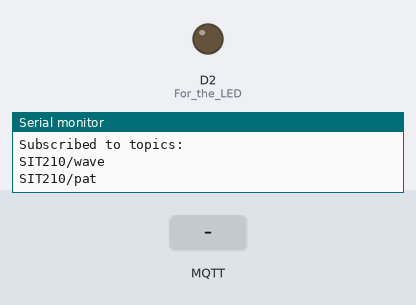
Bench run of a sketch on a simulated Arduino MKR. Parts: output pins drawn as LEDs (lit = HIGH), the last lines printed to the serial monitor. Dashed ring = blinking. Inputs (shaded band) come from the test bench. WiFi joins after 1.5 s; servers stay silent unless stated; no MQTT or app messages arrive unless stated.

Above: at 2.7 s.
2.8 s: MQTT message "1" arrives on the first subscribed topic
At 2.9 s:
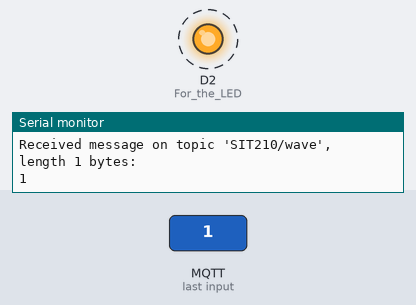
5.8 s: MQTT message "on" arrives on the first subscribed topic
At 7.4 s:
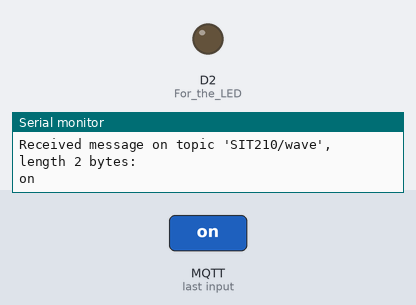
8.8 s: MQTT message "off" arrives on the first subscribed topic
At 8.9 s:
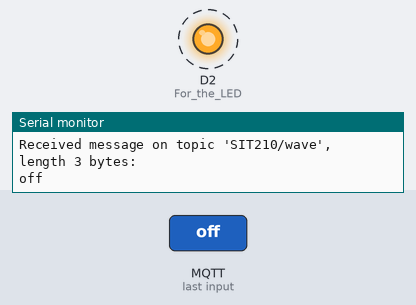
Timing chart, 0 to 11.8 s (numbered marks = the images above; inputs shaded):
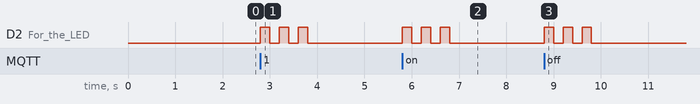

Measured:
- after the input at 2.8 s, D2 (For_the_LED): alternates HIGH for 0.20 s and LOW for 0.20 s, 6 changes in all, then stays LOW, starting at once
- after the input at 5.8 s, D2 (For_the_LED): alternates HIGH for 0.20 s and LOW for 0.20 s, 6 changes in all, then stays LOW, starting at once
- after the input at 8.8 s, D2 (For_the_LED): alternates HIGH for 0.20 s and LOW for 0.20 s, 6 changes in all, then stays LOW, starting at once

The sketch:

LED_code.ino
```cpp
#include <ArduinoMqttClient.h>
#include <WiFiNINA.h>

/////// WiFi credentials
char ssid[] = "Miac's wifi";    // your network SSID
char pass[] = "12345678";    // your network password

WiFiClient wifiClient;
MqttClient mqttClient(wifiClient);

const char broker[] = "broker.emqx.io";
int        port     = 1883;
const char topicWave[] = "SIT210/wave";
const char topicPat[]  = "SIT210/pat";

void setup() {
  // Initialize serial and wait for port to open:
  Serial.begin(9600);
  pinMode(2, OUTPUT);  // For the LED
  while (!Serial);     // waits until the Serial Monitor opens

  // Connect to WiFi network
  Serial.print("Attempting to connect to WPA SSID: ");
  Serial.println(ssid);
  while (WiFi.begin(ssid, pass) != WL_CONNECTED) {
    Serial.print(".");
    delay(2000);
  }

  Serial.println("You're connected to the network");
  Serial.println();

  // Connect to MQTT broker
  Serial.print("Attempting to connect to the MQTT broker: ");
  Serial.println(broker);
  if (!mqttClient.connect(broker, port)) {
    Serial.print("MQTT connection failed! Error code = ");
    Serial.println(mqttClient.connectError());
    delay(5000);
    while (1);
  }

  Serial.println("You're connected to the MQTT broker!");
  Serial.println();

  // Subscribe to both "wave" and "pat" topics
  mqttClient.subscribe(topicWave);
  mqttClient.subscribe(topicPat);

  Serial.println("Subscribed to topics:");
  Serial.println(topicWave);
  Serial.println(topicPat);
}

void loop() {
  int messageSize = mqttClient.parseMessage();
  if (messageSize) {
    // Received a message, print the topic and contents
    String receivedTopic = mqttClient.messageTopic();

    Serial.print("Received message on topic '");
    Serial.print(receivedTopic);
    Serial.print("', length ");
    Serial.print(messageSize);
    Serial.println(" bytes:");

    while (mqttClient.available()) {
      Serial.print((char)mqttClient.read());
    }
    Serial.println();

    // Check which topic received the message
    if (receivedTopic.equals(topicWave)) {
      // Action for "wave" topic - flash LED 3 times
      flashLED(3);
    } else if (receivedTopic.equals(topicPat)) {
      // Action for "pat" topic - flash LED 5 times
      flashLED(5);
    }
  }
}

void flashLED(int times) {
  for (int i = 0; i < times; i++) {
    digitalWrite(2, HIGH);
    delay(200);
    digitalWrite(2, LOW);
    delay(200);
  }
}
```
